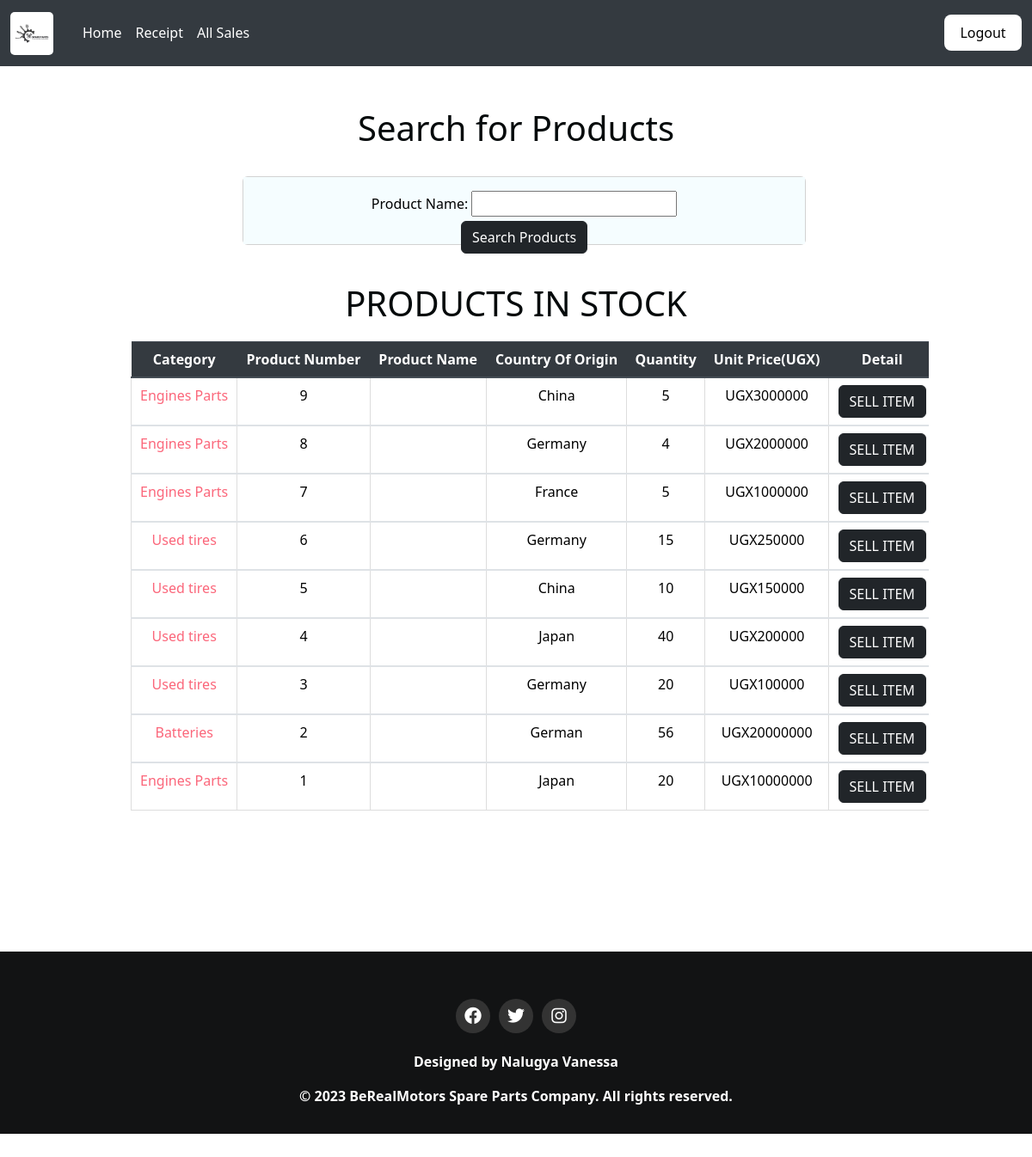
/home/ (signed in), run on an earlier commit of the app's database.
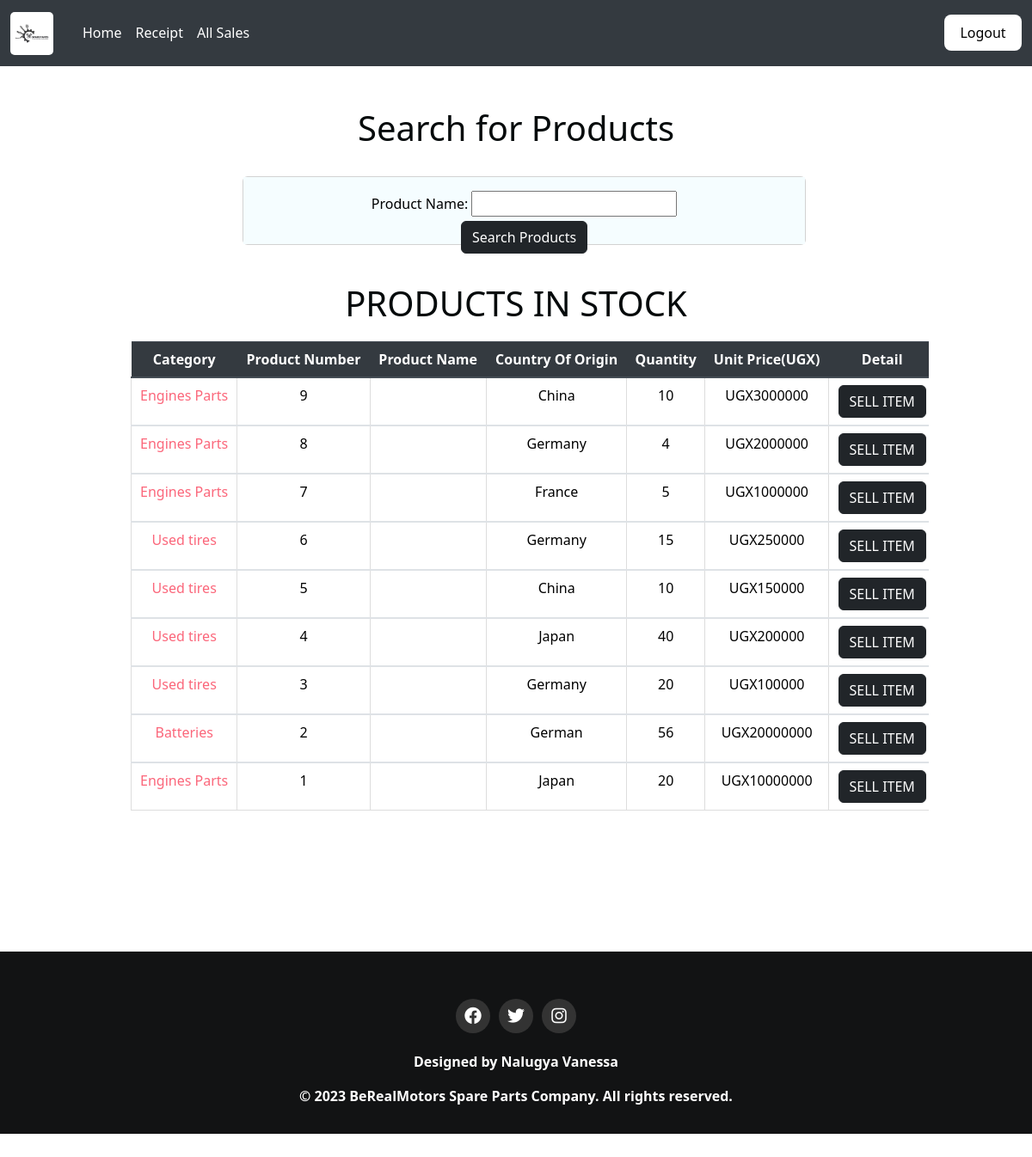
And on a later commit of the database.
### berealapp/models.py (models this page shows, shortened)
class Product(models.Model):
    Category_name=models.ForeignKey(Category, on_delete=models.CASCADE,null=False,blank=False)
    product_name=models.CharField(max_length=50,null=False,blank=False)
    date_of_arrival = models.DateField(default=timezone.now)
    country_of_origin=models.CharField(max_length=50,null=False,blank=False)
    total_quantity=models.IntegerField(default=0,null=False,blank=False,validators=[MinValueValidator(1)])
    issued_quantity=models.IntegerField(default=0,null=False,blank=False)
    received_quantity=models.IntegerField(default=0,null=False,blank=False)
    unit_price=models.IntegerField(default=0,null=False,blank=False)

class Category(models.Model):
    name=models.CharField(max_length=50,null=False,blank=False,unique=True)
    def __str__(self):
        return self.name

### berealapp/views.py (the view)
# urls.py: path('home/',views.home,name='home'),
@login_required
def home(request):
    query = request.GET.get('q')
    products = Product.objects.all().order_by('-id')
    if query:
        products = products.annotate(search=SearchVector('product_name')).filter(search=query)
    product_filters = ProductFilter(request.GET, queryset=products)
    products = product_filters.qs
    return render(request, 'project/home.html', {'products': products, 'product_filters': product_filters})

### templates/project/home.html
{% extends 'project/base.html' %} {% block content %}
<br></br>
<div class="project-container">
    <div class="container">
        <h1 class="text-center" style="color: #050a0b;">Search for Products</h1>
        <br>
        <div class="card" style="width: 70%; height: 80px; margin-left: 150px;">
            <div class="card-body" style="color: black; background-color:#f5fdff;">
                <div class="project-container">
                    <form action="" method="GET" style="width: 100%; text-align: center;" class="search">
                        {{product_filters.form}}
                        <input type="submit" value="Search Products" class="btn btn-dark btn" />
                    </form>
                </div>
            </div>
        </div>
        <br>
        <div class="table-container">
            <h1 class="text-center" style="color: rgb(5, 10, 11); padding-top: 20px;">PRODUCTS IN STOCK</h1>
            <table class="table">
                <thead class="thead-dark">
                    <tr>
                        <th scope="col" class="project-h1">Category</th>
                        <th scope="col" class="project-h1">Product Number</th>
                        <th scope="col" class="project-h1">Product Name</th>
                        <th scope="col" class="project-h1">Country Of Origin</th>
                        <th scope="col" class="project-h1">Quantity</th>
                        <th scope="col" class="project-h1">Unit Price(UGX)</th>
                        <th scope="col" class="project-h1">Detail</th>
                    </tr>
                </thead>
                {% for product in products %}
                <tbody>
                    <tr>
                        <td>{{product.Category_name}}</td>
                        <td>{{product.id}}</td>
                        <td>{{product.product_name}}</td>
                        <td>{{product.country_of_origin}}</td>
                        <td>{{product.total_quantity}}</td>
                        <td>UGX{{product.unit_price}}</td>
                        <td><a href="{% url 'product_detail' product.id %}"><input type="submit" value="SELL ITEM"
                                    class="btn btn-dark btn" type="button" /></a></td>
                    </tr>
                </tbody>
                {% endfor %}
            </table>
        </div>
    </div>
</div>
{% endblock %}

What changed in the data, as far as the page shows it:
changed Product id 9: total_quantity "5" → "10"
